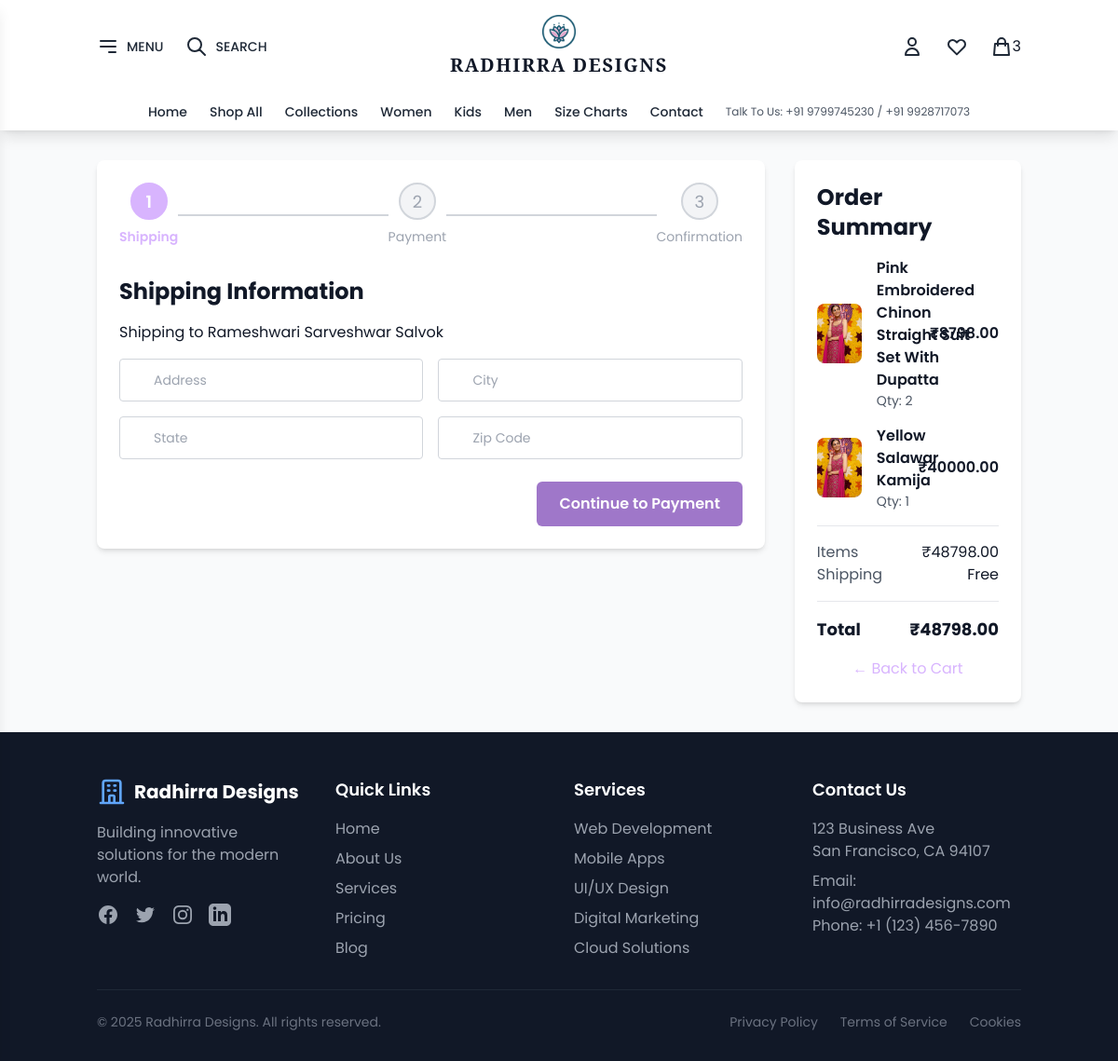
The app's page /Radhirra/checkout/ (signed in) with its own data.
### Radhirra/models.py (models this page shows, shortened)
class Customer(models.Model):
    user = models.OneToOneField(User, null=True, blank=True, on_delete=models.CASCADE)
    name = models.CharField(max_length=200, null=True)
    email = models.CharField(max_length=200, null=True)
    contact_number = models.CharField(max_length=20, null=True, blank=True)
    profile_pic = models.ImageField(
        upload_to="profile_pics/",
        default="profile_pics/default.png",
        null=True,
        blank=True,
    )

class OrderItem(models.Model):
    product = models.ForeignKey(Product, on_delete=models.SET_NULL, null=True)
    order = models.ForeignKey(Order, on_delete=models.SET_NULL, null=True)
    quantity = models.IntegerField(default=0, null=True, blank=True)
    date_added = models.DateTimeField(auto_now_add=True)
    @property
    def get_total(self):
        price = (
            self.product.sale_price
            if self.product.sale_price
            else self.product.regular_price
        )
        total = price * self.quantity
        return total

class Product(models.Model):
    SIZE_CHOICES = [
        ("S", "S"),
        ("M", "M"),
        ("L", "L"),
        ("XL", "XL"),
        ("XXL", "XXL"),
    ]
    name = models.CharField(max_length=200)
    sku = models.CharField(max_length=50, unique=True, null=True, blank=True)
    regular_price = models.DecimalField(max_digits=10, decimal_places=2)
    sale_price = models.DecimalField(
        max_digits=10, decimal_places=2, null=True, blank=True
    )
    description = models.TextField(blank=True, null=True)
    size = models.CharField(max_length=3, choices=SIZE_CHOICES, null=True, blank=True)
    material = models.CharField(max_length=100, null=True, blank=True)
    specifications = models.TextField(blank=True, null=True)
    seller_information = models.TextField(blank=True, null=True)
    image = models.ImageField(upload_to="products/", null=True, blank=True)
    digital = models.BooleanField(default=False, null=True, blank=True)
    @property
    def imageURL(self):
        try:
            url = self.image.url
        except:
            url = ""
        return url

class Order(models.Model):
    customer = models.ForeignKey(
        Customer, on_delete=models.SET_NULL, null=True, blank=True
    )
    date_ordered = models.DateTimeField(auto_now_add=True)
    complete = models.BooleanField(default=False)
    transaction_id = models.CharField(max_length=100, null=True)
    @property
    def get_cart_total(self):
        orderitems = self.orderitem_set.all()
        total = sum([item.get_total for item in orderitems])
        return total
    @property
    def get_cart_items(self):
        orderitems = self.orderitem_set.all()
        total = sum([item.quantity for item in orderitems])
        return total

### Radhirra/views.py (the view)
# urls.py: path("checkout/", views.checkout, name="checkout"),
def checkout(request):
    data = cartData(request)
    cartItems = data["cartItems"]
    order = data["order"]
    items = data["items"]
    context = {"items": items, "order": order, "cartItems": cartItems}
    return render(request, "checkout.html", context)

### Radhirra/utils.py (called while the page is built)
def cartData(request):
    if request.user.is_authenticated:
        customer = request.user.customer
        order, created = Order.objects.get_or_create(customer=customer, complete=False)
        items = order.orderitem_set.all()
        cartItems = order.get_cart_items
    else:
        cookieData = cookieCart(request)
        cartItems = cookieData["cartItems"]
        order = cookieData["order"]
        items = cookieData["items"]
    return {"cartItems": cartItems, "order": order, "items": items}

### Radhirra/templates/checkout.html (shortened to what this page needs)
{% extends 'layout.html' %}
{% load static %}
{% block content %}
  <div class="container mx-auto px-4 py-8">
    <div class="flex flex-col lg:flex-row gap-8">
      <div class="lg:w-3/4">
        <div class="bg-white dark:bg-light-bg rounded-lg shadow-md p-6">
          <div class="flex justify-between items-center mb-8">
            <div class="step active" id="step-1">
              <div class="step-icon">1</div>
              <div class="step-label">Shipping</div>
            </div>
            <div class="flex-auto border-t-2 transition duration-500 ease-in-out border-gray-300"></div>
            <div class="step" id="step-2">
              <div class="step-icon">2</div>
              <div class="step-label">Payment</div>
            </div>
            <div class="flex-auto border-t-2 transition duration-500 ease-in-out border-gray-300"></div>
            <div class="step" id="step-3">
              <div class="step-icon">3</div>
              <div class="step-label">Confirmation</div>
            </div>
          </div>
          <form id="form">
            <div id="shipping-info">
              <h2 class="text-2xl font-bold mb-4">Shipping Information</h2>
              {% if user.is_authenticated %}
                <p class="mb-4">Shipping to {{ user.customer.name }}</p>
              {% else %}
                <div class="grid grid-cols-1 md:grid-cols-2 gap-4 mb-4">
                  <input required class="form-input" type="text" name="name" placeholder="Full Name" />
                  <input required class="form-input" type="email" name="email" placeholder="Email Address" />
                </div>
              {% endif %}
              <div class="grid grid-cols-1 md:grid-cols-2 gap-4">
                <input class="form-input block w-full p-3 ps-9 bg-neutral-secondary-medium border border-default-medium text-heading text-sm rounded-base focus:ring-brand focus:border-brand shadow-xs rounded placeholder:text-body" type="text" name="address" placeholder="Address" />
                <input class="form-input block w-full p-3 ps-9 bg-neutral-secondary-medium border border-default-medium text-heading text-sm rounded-base focus:ring-brand focus:border-brand shadow-xs rounded placeholder:text-body" type="text" name="city" placeholder="City" />
                <input class="form-input block w-full p-3 ps-9 bg-neutral-secondary-medium border border-default-medium text-heading text-sm rounded-base focus:ring-brand focus:border-brand shadow-xs rounded placeholder:text-body" type="text" name="state" placeholder="State" />
                <input class="form-input block w-full p-3 ps-9 bg-neutral-secondary-medium border border-default-medium text-heading text-sm rounded-base focus:ring-brand focus:border-brand shadow-xs rounded placeholder:text-body" type="text" name="zipcode" placeholder="Zip Code" />
              </div>
              <div class="flex justify-end mt-6">
                <button type="button" id="continue-to-payment" class="btn-primary">Continue to Payment</button>
              </div>
            </div>
          </form>
        </div>
      </div>
      <div class="lg:w-1/4">
        <div class="bg-white dark:bg-light-bg rounded-lg shadow-md p-6">
          <h2 class="text-2xl font-bold mb-4">Order Summary</h2>
          {% for item in items %}
            <div class="flex justify-between items-center mb-4">
              <div class="flex items-center">
                <img class="h-16 w-16 object-contain rounded-lg mr-4" src="{{ item.product.imageURL }}" alt="{{ item.product.name }}" />
                <div>
                  <p class="font-semibold">{{ item.product.name }}</p>
                  <p class="text-sm text-gray-600 dark:text-text-secondary">Qty: {{ item.quantity }}</p>
                </div>
              </div>
              <p class="font-semibold">₹{{ item.get_total|floatformat:2 }}</p>
            </div>
          {% endfor %}
          <hr class="my-4" />
          <div class="flex justify-between">
            <p class="text-gray-600 dark:text-text-secondary">Items</p>
            <p>₹{{ order.get_cart_total|floatformat:2 }}</p>
          </div>
          <div class="flex justify-between">
            <p class="text-gray-600 dark:text-text-secondary">Shipping</p>
            <p>Free</p>
          </div>
          <hr class="my-4" />
          <div class="flex justify-between font-bold text-lg">
            <p>Total</p>
            <p>₹{{ order.get_cart_total|floatformat:2 }}</p>
          </div>
          <a href="{% url 'cart' %}" class="text-primary hover:underline mt-4 block text-center">&#x2190; Back to Cart</a>
        </div>
      </div>
    </div>
  </div>
{% endblock %}

### static/css/custom.css (style rules this page uses)
.step { display: flex; flex-direction: column; align-items: center; color: #9ca3af; }
.step.active { color: #d8b4fe; font-weight: 600; }
.step-icon { width: 2.5rem; height: 2.5rem; border-radius: 50%; background-color: #f3f4f6; display: flex; align-items: center; justify-content: center; font-size: 1.125rem; border: 2px solid #d1d5db; transition: all 0.3s ease; }
.step.active .step-icon { background-color: #d8b4fe; color: white; border-color: #d8b4fe; }
.step-label { margin-top: 0.5rem; font-size: 0.875rem; }
.form-input { width: 100%; padding: 0.75rem 1rem; border: 1px solid #d1d5db; border-radius: 0.375rem; background-color: #fff; color: #1f2937; }
.btn-primary { background-color: #9f77c9; color: #ffffff; padding: 0.75rem 1.5rem; border-radius: 0.375rem; font-weight: 600; transition: background-color 0.3s ease; }

### templates/layout.html (style rules this page uses)
body { font-family: 'Poppins', sans-serif; }

### records on screen
OrderItem: product.imageURL (picture), product.name "Pink Embroidered Chinon Straight Suit Set With Dupatta", quantity "2", get_total "8798.00"
OrderItem: product.imageURL (picture), product.name "Yellow Salawar Kamija", quantity "1", get_total "40000.00"
Order: get_cart_total "48798.00"

### other values on screen
{{ cartItems }} "3"
{{ user.customer.name }} "Rameshwari Sarveshwar Salvok"
